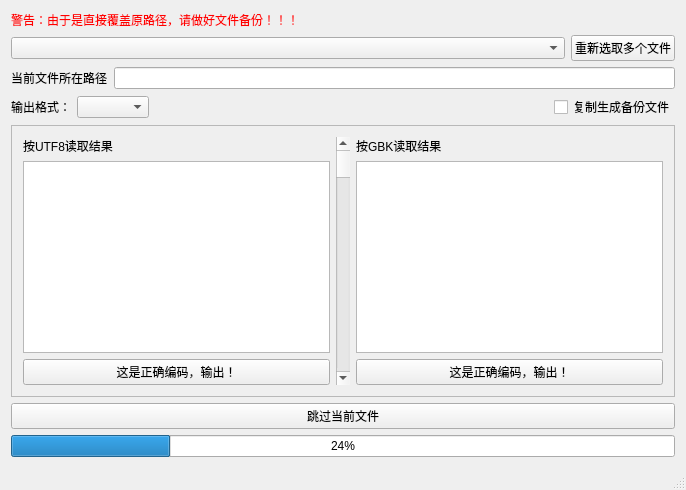
<?xml version="1.0" encoding="UTF-8"?>
<ui version="4.0">
 <class>MainWindow</class>
 <widget class="QMainWindow" name="MainWindow">
  <property name="geometry">
   <rect>
    <x>0</x>
    <y>0</y>
    <width>686</width>
    <height>490</height>
   </rect>
  </property>
  <property name="windowTitle">
   <string>MainWindow</string>
  </property>
  <widget class="QWidget" name="centralWidget">
   <layout class="QVBoxLayout" name="verticalLayout_3">
    <item>
     <widget class="QLabel" name="label_5">
      <property name="styleSheet">
       <string notr="true">color: rgb(255, 0, 0);</string>
      </property>
      <property name="text">
       <string>警告：由于是直接覆盖原路径，请做好文件备份！！！</string>
      </property>
     </widget>
    </item>
    <item>
     <layout class="QHBoxLayout" name="horizontalLayout_4" stretch="1,0">
      <item>
       <widget class="QComboBox" name="CB_files"/>
      </item>
      <item>
       <widget class="QPushButton" name="BT_choseFile">
        <property name="text">
         <string>重新选取多个文件</string>
        </property>
       </widget>
      </item>
     </layout>
    </item>
    <item>
     <layout class="QHBoxLayout" name="horizontalLayout_2">
      <item>
       <widget class="QLabel" name="label_4">
        <property name="text">
         <string>当前文件所在路径</string>
        </property>
       </widget>
      </item>
      <item>
       <widget class="QLineEdit" name="LE_pathShow"/>
      </item>
     </layout>
    </item>
    <item>
     <layout class="QHBoxLayout" name="horizontalLayout_3">
      <item>
       <widget class="QLabel" name="label_3">
        <property name="text">
         <string>输出格式：</string>
        </property>
       </widget>
      </item>
      <item>
       <widget class="QComboBox" name="comboBox"/>
      </item>
      <item>
       <spacer name="horizontalSpacer">
        <property name="orientation">
         <enum>Qt::Horizontal</enum>
        </property>
        <property name="sizeHint" stdset="0">
         <size>
          <width>40</width>
          <height>20</height>
         </size>
        </property>
       </spacer>
      </item>
      <item>
       <widget class="QCheckBox" name="checkBox_copy">
        <property name="text">
         <string>复制生成备份文件</string>
        </property>
        <property name="checkable">
         <bool>true</bool>
        </property>
        <property name="checked">
         <bool>false</bool>
        </property>
       </widget>
      </item>
     </layout>
    </item>
    <item>
     <widget class="QFrame" name="frame">
      <property name="frameShape">
       <enum>QFrame::StyledPanel</enum>
      </property>
      <property name="frameShadow">
       <enum>QFrame::Raised</enum>
      </property>
      <layout class="QHBoxLayout" name="horizontalLayout">
       <item>
        <layout class="QVBoxLayout" name="verticalLayout">
         <item>
          <widget class="QLabel" name="label">
           <property name="text">
            <string>按UTF8读取结果</string>
           </property>
          </widget>
         </item>
         <item>
          <widget class="QPlainTextEdit" name="PTE_readByUTF8">
           <property name="readOnly">
            <bool>true</bool>
           </property>
          </widget>
         </item>
         <item>
          <widget class="QPushButton" name="BT_fromUTF8">
           <property name="text">
            <string>这是正确编码，输出！</string>
           </property>
          </widget>
         </item>
        </layout>
       </item>
       <item>
        <widget class="QScrollBar" name="verticalScrollBar">
         <property name="orientation">
          <enum>Qt::Vertical</enum>
         </property>
        </widget>
       </item>
       <item>
        <layout class="QVBoxLayout" name="verticalLayout_2">
         <item>
          <widget class="QLabel" name="label_2">
           <property name="text">
            <string>按GBK读取结果</string>
           </property>
          </widget>
         </item>
         <item>
          <widget class="QPlainTextEdit" name="PTE_readByGBK">
           <property name="readOnly">
            <bool>true</bool>
           </property>
          </widget>
         </item>
         <item>
          <widget class="QPushButton" name="BT_fromGBK">
           <property name="text">
            <string>这是正确编码，输出！</string>
           </property>
          </widget>
         </item>
        </layout>
       </item>
      </layout>
     </widget>
    </item>
    <item>
     <widget class="QPushButton" name="BT_skip">
      <property name="text">
       <string>跳过当前文件</string>
      </property>
     </widget>
    </item>
    <item>
     <widget class="QProgressBar" name="progressBar">
      <property name="value">
       <number>24</number>
      </property>
      <property name="alignment">
       <set>Qt::AlignCenter</set>
      </property>
     </widget>
    </item>
   </layout>
  </widget>
  <widget class="QStatusBar" name="statusBar"/>
 </widget>
 <layoutdefault spacing="6" margin="11"/>
 <resources/>
 <connections/>
</ui>
